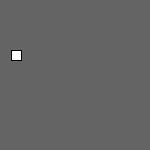
Frame 1 (no input)
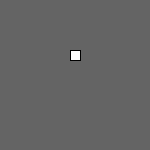
Frame 60 (the mouse pressed at the canvas centre just before this capture)
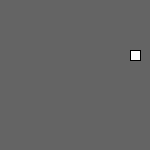
Frame 120 (the mouse held since frame 60 and released just before this capture)

The Processing sketch that drew these frames (run headless with seeded random() and noise(); from frame 60 on, the mouse is pressed at the canvas centre):

// Processing sketch: processing_119167
// ── processing_119167.pde

int a;
void setup(){
a = 10;
size(150,150);
}
void draw(){
background(100);
a = (a+1) % 150;
rect(a,50,10,10);
}
